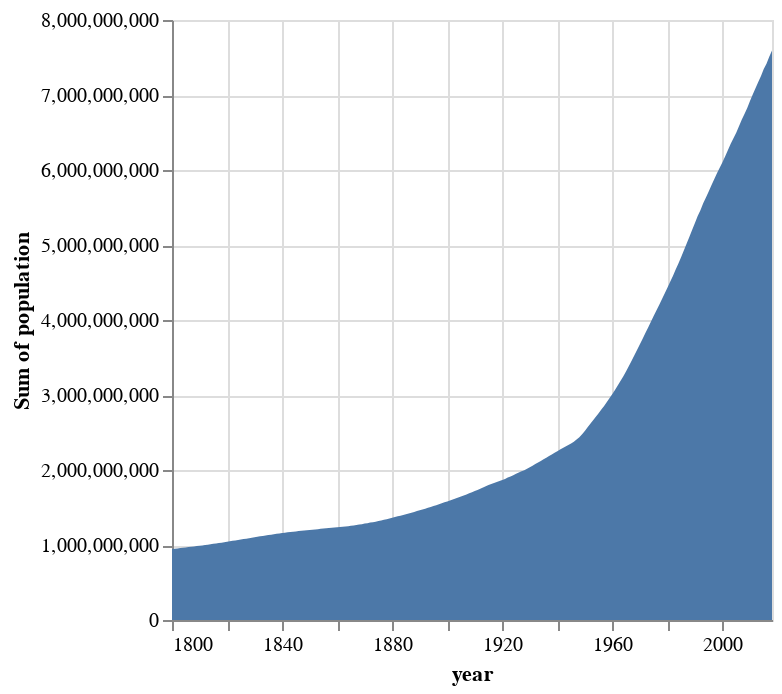

The notebook cell this image was saved under:
### Markdown cell above
We could also have created this same visualization using an area chart:

### Code cell
alt.Chart(gm).mark_area().encode(
    x='year:T',
    y='sum(population)'
)

### Figure 1 — Vega specification as saved in the notebook (floating-point values rounded to 4 significant figures; data arrays with more than 128 entries replaced by an {"elided": "..."} marker saying what was removed)
{"$schema": "https://vega.github.io/schema/vega/v5.json", "data": [{"name": "source_0", "values": {"elided": "219 records"}, "transform": [{"type": "formula", "expr": "toDate(datum['year'])", "as": "year"}]}, {"name": "source_0_y_domain_sum_population", "values": [{"min": 947175000, "max": 7593608200}]}], "marks": [{"type": "area", "name": "marks", "from": {"data": "source_0"}, "sort": {"field": "x"}, "encode": {"update": {"x": {"field": "year", "scale": "x"}, "fill": {"value": "#4c78a8"}, "defined": {"signal": "isValid(datum[\"year\"]) && isFinite(+datum[\"year\"]) && isValid(datum[\"sum_population\"]) && isFinite(+datum[\"sum_population\"])"}, "y": {"field": "sum_population", "scale": "y"}, "orient": {"value": "vertical"}, "y2": {"value": 0, "scale": "y"}}}, "style": ["area"]}], "scales": [{"name": "x", "type": "time", "domain": {"data": "source_0", "field": "year"}, "range": [0, {"signal": "width"}]}, {"name": "y", "type": "linear", "domain": [{"signal": "(data(\"source_0_y_domain_sum_population\")[0] || {}).min"}, {"signal": "(data(\"source_0_y_domain_sum_population\")[0] || {}).max"}], "range": [{"signal": "height"}, 0], "nice": true, "zero": true}], "axes": [{"scale": "x", "grid": true, "orient": "bottom", "tickCount": {"signal": "ceil(width/40)"}, "aria": false, "maxExtent": 0, "labels": false, "minExtent": 0, "zindex": 0, "gridScale": "y", "domain": false, "ticks": false}, {"scale": "y", "domain": false, "orient": "left", "aria": false, "ticks": false, "labels": false, "gridScale": "x", "minExtent": 0, "maxExtent": 0, "zindex": 0, "tickCount": {"signal": "ceil(height/40)"}, "grid": true}, {"scale": "x", "tickCount": {"signal": "ceil(width/40)"}, "labelFlush": true, "title": "year", "grid": false, "orient": "bottom", "labelOverlap": true, "zindex": 0}, {"scale": "y", "title": "Sum of population", "zindex": 0, "grid": false, "orient": "left", "labelOverlap": true, "tickCount": {"signal": "ceil(height/40)"}}], "background": "white", "style": "cell", "width": 300, "height": 300, "padding": 5}
